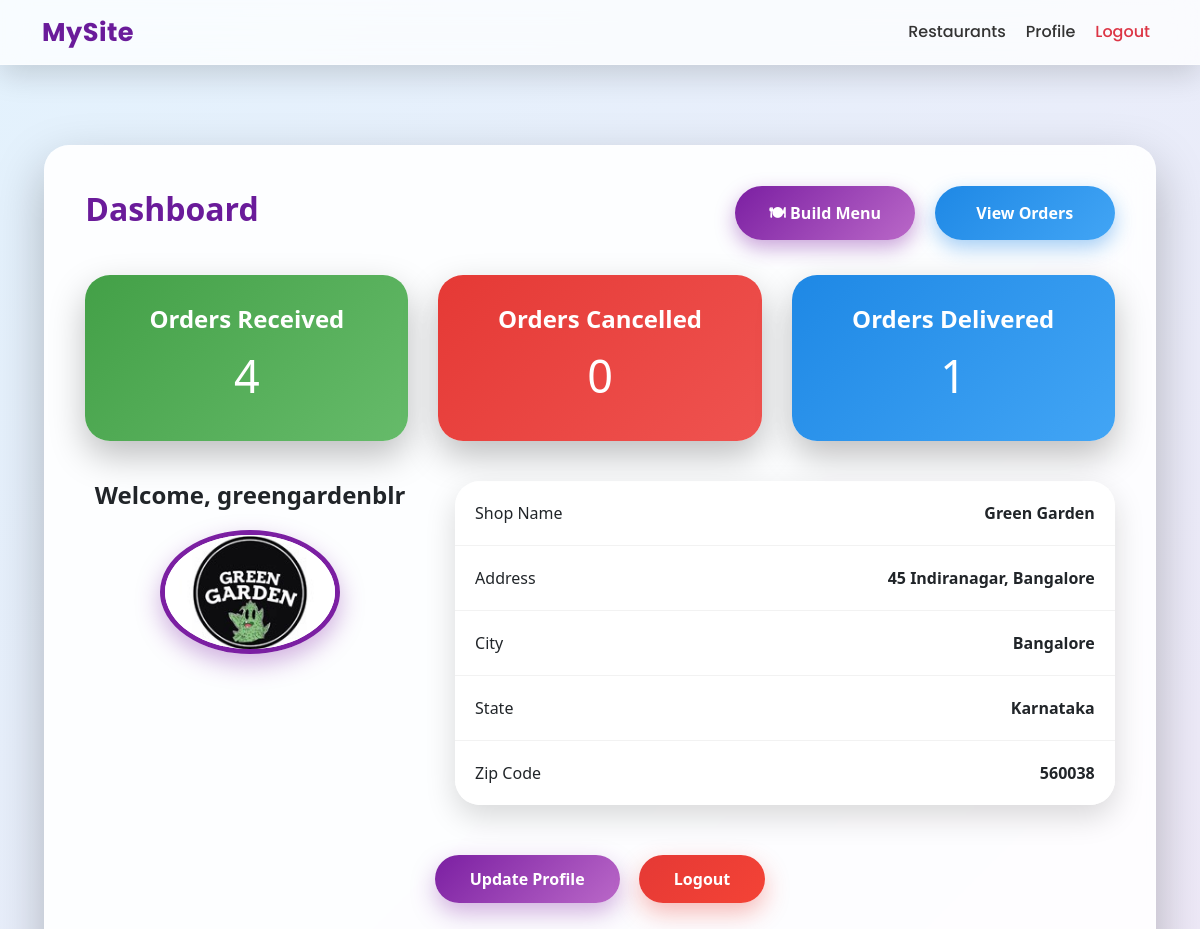
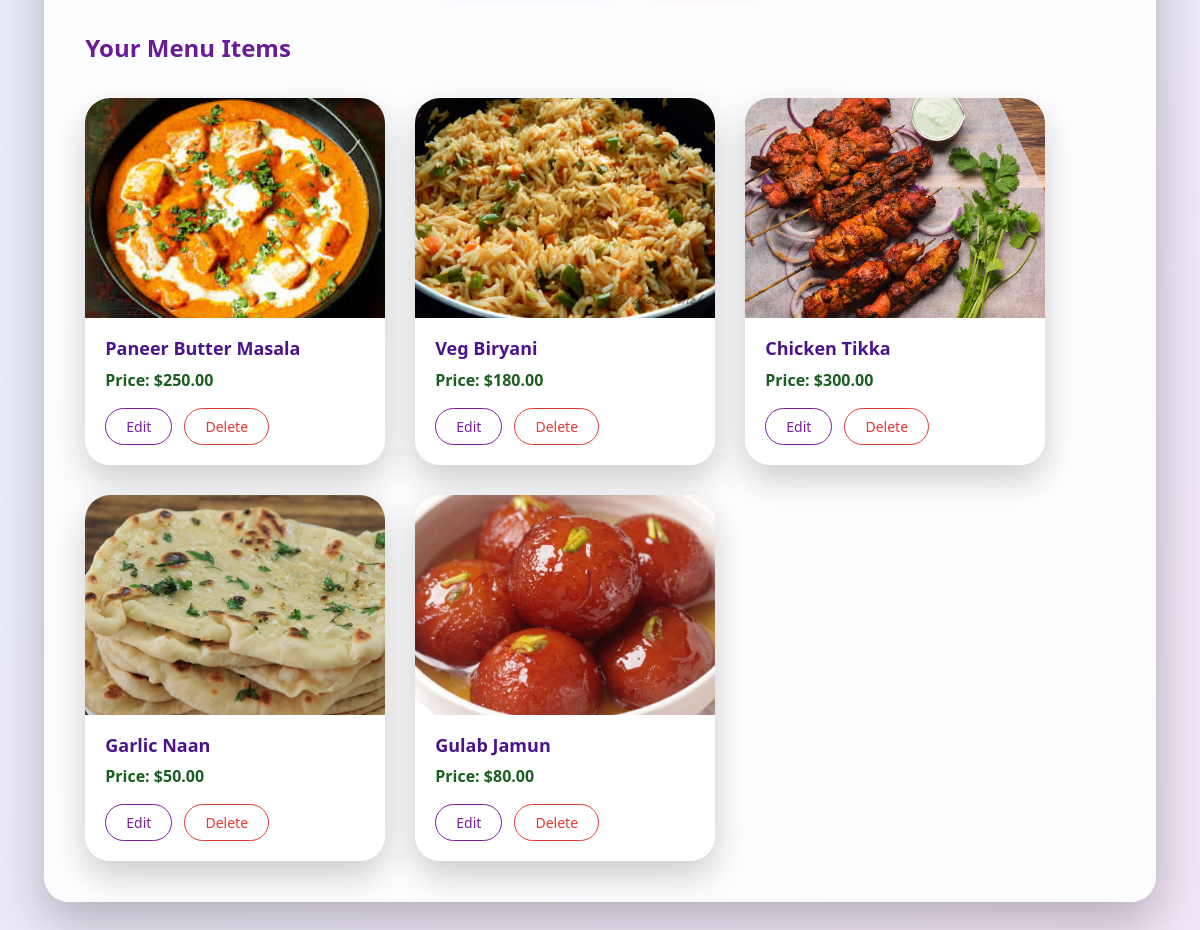
Page /dashboard/ (signed in) on the committed database (2 pictures, top to bottom).
### venderapp/models.py (models this page shows, shortened)
class Multivendors(models.Model):
    user = models.OneToOneField(User, on_delete=models.CASCADE)
    restaurant_name = models.CharField(max_length=20)
    address = models.TextField()
    city = models.CharField(max_length=50)
    state = models.CharField(max_length=50)
    zip_code = models.CharField(max_length=10)
    restaurant_lic = models.ImageField(upload_to="licence_pic/", blank=True, null=True)
    restaurant_img = models.ImageField(upload_to="restaurant_pic/", blank=True, null=True)
    user_type = models.CharField(max_length=100, default='vendor', editable=False)
    is_approved = models.BooleanField(default=False)
    franchise = models.BooleanField(default=False)

class MenuBuild(models.Model):
    vendor = models.ForeignKey(Multivendors, on_delete=models.CASCADE, related_name="menu_items")  # link to vendor
    food_name = models.CharField(max_length=50)
    price = models.DecimalField(max_digits=10, decimal_places=2)
    food_img = models.ImageField(upload_to="food_img/", blank=True, null=True)

### shoppingapp/views.py (the view)
# urls.py: path("dashboard/", views.dashboard, name="dashboard"),
@login_required(login_url='login')
def dashboard(request):
    user = request.user
    context = {}
    if hasattr(user, "multivendors"):
        multivendors = user.multivendors
        context['user_type'] = 'vendor'
        context['multivendors'] = multivendors
        context['menu_items'] = MenuBuild.objects.filter(
            vendor=multivendors
        )
        context['received_orders_count'] = Order.objects.filter(
            status='received'
        ).count()
        context['cancelled_orders_count'] = Order.objects.filter(
            status='cancelled'
        ).count()
        context['delivered_orders_count'] = Order.objects.filter(
            status='delivered'
        ).count()
    elif hasattr(user, "registrationdetails"):
        customer = user.registrationdetails
        context['user_type'] = 'customer'
        context['customer'] = customer
    else:
        context['user_type'] = 'unknown'
    return render(request, "dashboard.html", context)

### venderapp/context_processors.py (called while the page is built)
def user_type_processor(request):
    user = request.user
    if user.is_authenticated:
        if hasattr(user, "multivendors"):
            user_type = 'vendor'
        elif hasattr(user, "registrationdetails"):
            user_type = 'customer'
        else:
            user_type = 'unknown'
    else:
        user_type = 'anonymous'
    return {'user_type': user_type}

### templates/dashboard.html (shortened to what this page needs)
{% extends 'base.html' %}
{% load static %}
{% block content %}
<div style="
    width: 95%;
    margin: 50px auto;
    padding: 40px;
    border-radius: 25px;
    background: rgba(255,255,255,0.9);
    backdrop-filter: blur(20px);
    box-shadow: 0 20px 50px rgba(0,0,0,0.25);
    border: 1px solid rgba(255,255,255,0.3);
    min-height: 90vh;
    font-family: 'Segoe UI', Tahoma, Geneva, Verdana, sans-serif;
">
    <div style="display: flex; justify-content: space-between; align-items: center; flex-wrap: wrap; margin-bottom: 35px;">
        <h2 style="color: #6a1b9a; font-weight: 800; font-size: 32px;">Dashboard</h2>
        <div style="display:flex; gap:20px; flex-wrap:wrap;">
            {% if user_type == "vendor" and multivendors and multivendors.is_approved %}
            <a href="{% url 'add_menu' multivendors.id %}" style="
                flex: 1;
                min-width: 180px;
                text-align: center;
                background: linear-gradient(135deg, #7b1fa2, #ba68c8);
                color: #fff;
                padding: 15px 30px;
                border-radius: 50px;
                font-weight: 700;
                text-decoration: none;
                box-shadow: 0 8px 20px rgba(123,31,162,0.4);
                transition: 0.3s;
            " onmouseover="this.style.opacity='0.95'; this.style.transform='translateY(-3px)';"
                onmouseout="this.style.opacity='1'; this.style.transform='translateY(0)';">
                🍽 Build Menu
            </a>
            <a href="{% url 'vendor_orders' %}" style="
                flex: 1;
                min-width: 180px;
                text-align: center;
                background: linear-gradient(135deg, #1e88e5, #42a5f5);
                color: #fff;
                padding: 15px 30px;
                border-radius: 50px;
                font-weight: 700;
                text-decoration: none;
                box-shadow: 0 8px 20px rgba(30,136,229,0.4);
                transition: 0.3s;
            " onmouseover="this.style.opacity='0.95'; this.style.transform='translateY(-3px)';"
                onmouseout="this.style.opacity='1'; this.style.transform='translateY(0)';">
                View Orders
            </a>
            {% endif %}
        </div>
    </div>
    {% if user_type == "vendor" %}
    <div style="display:flex; gap:30px; flex-wrap:wrap; margin-bottom:40px;">
        <div style="
            flex:1;
            min-width:250px;
            background:linear-gradient(135deg,#43a047,#66bb6a);
            color:#fff;
            padding:30px;
            border-radius:25px;
            box-shadow:0 15px 35px rgba(0,0,0,0.25);
            text-align:center;
            transition: 0.3s;
        " onmouseover="this.style.transform='translateY(-5px)'; this.style.boxShadow='0 20px 50px rgba(0,0,0,0.35)';"
            onmouseout="this.style.transform='translateY(0)'; this.style.boxShadow='0 15px 35px rgba(0,0,0,0.25)';">
            <h4 style="margin:0; font-weight:700;">Orders Received</h4>
            <h2 style="margin-top:15px; font-size:45px;">{{ received_orders_count|default:"0" }}</h2>
        </div>
        <div style="
            flex:1;
            min-width:250px;
            background:linear-gradient(135deg,#e53935,#ef5350);
            color:#fff;
            padding:30px;
            border-radius:25px;
            box-shadow:0 15px 35px rgba(0,0,0,0.25);
            text-align:center;
            transition: 0.3s;
        " onmouseover="this.style.transform='translateY(-5px)'; this.style.boxShadow='0 20px 50px rgba(0,0,0,0.35)';"
            onmouseout="this.style.transform='translateY(0)'; this.style.boxShadow='0 15px 35px rgba(0,0,0,0.25)';">
            <h4 style="margin:0; font-weight:700;">Orders Cancelled</h4>
            <h2 style="margin-top:15px; font-size:45px;">{{ cancelled_orders_count|default:"0" }}</h2>
        </div>
        <div style="
            flex:1;
            min-width:250px;
            background:linear-gradient(135deg,#1e88e5,#42a5f5);
            color:#fff;
            padding:30px;
            border-radius:25px;
            box-shadow:0 15px 35px rgba(0,0,0,0.25);
            text-align:center;
            transition: 0.3s;
        " onmouseover="this.style.transform='translateY(-5px)'; this.style.boxShadow='0 20px 50px rgba(0,0,0,0.35)';"
            onmouseout="this.style.transform='translateY(0)'; this.style.boxShadow='0 15px 35px rgba(0,0,0,0.25)';">
            <h4 style="margin:0; font-weight:700;">Orders Delivered</h4>
            <h2 style="margin-top:15px; font-size:45px;">{{ delivered_orders_count|default:"0" }}</h2>
        </div>
    </div>
    {% endif %}
    <div style="display:flex; flex-wrap:wrap; gap:40px; align-items:flex-start;">
        <div style="flex:1; min-width:280px; text-align:center;">
            <h4 style="margin-bottom:20px; font-weight:700;">Welcome, {{ user.username }}</h4>
            {% if user_type == "vendor" and multivendors and multivendors.restaurant_img %}
            <img src="{{ multivendors.restaurant_img.url }}" style="
                width:180px;
                border-radius:50%;
                border:5px solid #7b1fa2;
                box-shadow:0 10px 25px rgba(123,31,162,0.35);
            ">
            {% endif %}
        </div>
        <div style="flex:2; min-width:300px;">
            <ul style="
                list-style:none;
                padding:0;
                margin:0;
                background: rgba(255,255,255,0.95);
                border-radius:25px;
                box-shadow:0 12px 30px rgba(0,0,0,0.15);
                overflow:hidden;
            ">
                {% if user_type == "vendor" and multivendors %}
                <li style="display:flex; justify-content: space-between; padding:20px; border-bottom:1px solid rgba(0,0,0,0.05);">
                    <span>Shop Name</span> <strong>{{ multivendors.restaurant_name|default:"N/A" }}</strong>
                </li>
                <li style="display:flex; justify-content: space-between; padding:20px; border-bottom:1px solid rgba(0,0,0,0.05);">
                    <span>Address</span> <strong>{{ multivendors.address|default:"N/A" }}</strong>
                </li>
                <li style="display:flex; justify-content: space-between; padding:20px; border-bottom:1px solid rgba(0,0,0,0.05);">
                    <span>City</span> <strong>{{ multivendors.city|default:"N/A" }}</strong>
                </li>
                <li style="display:flex; justify-content: space-between; padding:20px; border-bottom:1px solid rgba(0,0,0,0.05);">
                    <span>State</span> <strong>{{ multivendors.state|default:"N/A" }}</strong>
                </li>
                <li style="display:flex; justify-content: space-between; padding:20px;">
                    <span>Zip Code</span> <strong>{{ multivendors.zip_code|default:"N/A" }}</strong>
                </li>
                {% else %}
                <li style="text-align:center; padding:20px; color:#999;">No details available.</li>
                {% endif %}
            </ul>
        </div>
    </div>
    <div style="text-align:center; margin-top:50px;">
        <a href="{% url 'update_details' %}" style="
            display:inline-block;
            margin-right:15px;
            background: linear-gradient(135deg, #7b1fa2, #ba68c8);
            color:#fff;
            padding:12px 35px;
            border-radius:50px;
            font-weight:700;
            text-decoration:none;
            box-shadow:0 10px 25px rgba(123,31,162,0.35);
            transition:0.3s;
        " onmouseover="this.style.opacity='0.95'; this.style.transform='translateY(-3px)';"
            onmouseout="this.style.opacity='1'; this.style.transform='translateY(0)';">
            Update Profile
        </a>
        <a href="{% url 'logout' %}" style="
            display:inline-block;
            background: linear-gradient(135deg, #e53935, #f44336);
            color:#fff;
            padding:12px 35px;
            border-radius:50px;
            font-weight:700;
            text-decoration:none;
            box-shadow:0 10px 25px rgba(229,57,53,0.35);
            transition:0.3s;
        " onmouseover="this.style.opacity='0.95'; this.style.transform='translateY(-3px)';"
            onmouseout="this.style.opacity='1'; this.style.transform='translateY(0)';">
            Logout
        </a>
    </div>
    {% if user_type == "vendor" %}
    <div style="margin-top:60px;">
        <h4 style="color:#6a1b9a; font-weight:800; margin-bottom:35px;">Your Menu Items</h4>
        {% if menu_items %}
        <div style="display:flex; flex-wrap:wrap; gap:30px; justify-content:flex-start;">
            {% for item in menu_items %}
            <div style="width:300px;">
                <div style="
                    background: rgba(255,255,255,0.95);
                    border-radius:25px;
                    overflow:hidden;
                    box-shadow:0 15px 35px rgba(0,0,0,0.2);
                    transition:0.3s;
                " onmouseover="this.style.transform='translateY(-7px)'; this.style.boxShadow='0 20px 50px rgba(0,0,0,0.3)';"
                    onmouseout="this.style.transform='translateY(0)'; this.style.boxShadow='0 15px 35px rgba(0,0,0,0.2)';">
                    {% if item.food_img %}
                    <img src="{{ item.food_img.url }}" style="width:100%; height:220px; object-fit:cover;">
                    {% else %}
                    <img src="{% static 'images/food_placeholder.png' %}" style="width:100%; height:220px; object-fit:cover;">
                    {% endif %}
                    <div style="padding:20px;">
                        <h5 style="font-weight:700; color:#4a148c; font-size:18px;">{{ item.food_name }}</h5>
                        <p style="font-weight:600; color:#1b5e20; font-size:16px;">Price: ${{ item.price }}</p>
                        <a href="#" style="
                            display:inline-block;
                            margin-right:8px;
                            padding:7px 20px;
                            border-radius:50px;
                            border:1px solid #7b1fa2;
                            color:#7b1fa2;
                            text-decoration:none;
                            font-size:14px;
                        " onmouseover="this.style.background='#7b1fa2'; this.style.color='#fff';"
                            onmouseout="this.style.background='transparent'; this.style.color='#7b1fa2';">Edit</a>
                        <a href="#" style="
                            display:inline-block;
                            padding:7px 20px;
                            border-radius:50px;
                            border:1px solid #e53935;
                            color:#e53935;
                            text-decoration:none;
                            font-size:14px;
                        " onmouseover="this.style.background='#e53935'; this.style.color='#fff';"
                            onmouseout="this.style.background='transparent'; this.style.color='#e53935';">Delete</a>
                    </div>
                </div>
            </div>
            {% endfor %}
        </div>
        {% else %}
        <p style="color:#999; font-size:16px;">You have not added any food items yet.</p>
        {% endif %}
    </div>
    {% endif %}
</div>
{% endblock %}

### templates/base.html (shortened to what this page needs)
<!DOCTYPE html>
<html lang="en">
{% load static %}
<head>
    <link href="https://cdn.jsdelivr.net/npm/bootstrap@5.3.8/dist/css/bootstrap.min.css" rel="stylesheet">
    <link href="https://cdn.jsdelivr.net/npm/bootstrap-icons@1.11.3/font/bootstrap-icons.css" rel="stylesheet">
</head>
<body>
    <nav class="navbar navbar-expand-lg glass-navbar">
        <div class="container">
            <a class="navbar-brand" href="/">MySite</a>
            <div class="collapse navbar-collapse" id="navbarMenu">
                <ul class="navbar-nav ms-auto align-items-center gap-1">
                    {% if user.is_authenticated %}
                    <li class="nav-item">
                        <a class="nav-link" href="{% url 'vendor_list' %}">Restaurants</a>
                    </li>
                    <li class="nav-item">
                        <a class="nav-link" href="{% url 'dashboard' %}">Profile</a>
                    </li>
                    <li class="nav-item">
                        <a class="nav-link logout text-danger" href="{% url 'logout' %}">Logout</a>
                    </li>
                    {% endif %}
                </ul>
            </div>
        </div>
    </nav>
    <div class="page-wrapper">
        {% block content %}
        {% endblock %}
    </div>
</body>
</html>

### templates/base.html (style rules this page uses)
:root { --primary: #6a1b9a; --accent: #ff5252; --glass-bg: rgba(255, 255, 255, 0.75); --glass-border: rgba(255, 255, 255, 0.4); }
body { min-height: 100vh; font-family: 'Poppins', sans-serif; background: linear-gradient(135deg, #e3f2fd, #f3e5f5); overflow-x: hidden; }
.glass-navbar { position: sticky; top: 0; z-index: 1050; backdrop-filter: blur(14px); background: var(--glass-bg); border-bottom: 1px solid var(--glass-border); box-shadow: 0 10px 30px rgba(0, 0, 0, 0.15); }
.navbar-brand { font-size: 1.6rem; font-weight: 700; color: var(--primary) !important; letter-spacing: 0.5px; }
.nav-link { padding: 10px 18px; border-radius: 12px; font-weight: 500; color: #333; transition: all 0.3s ease; }
.page-wrapper { width: 100%; min-height: calc(100vh - 80px); padding: 30px 15px; }

### rows in the picture
Multivendors: restaurant_img (picture), restaurant_name "Green Garden", address "45 Indiranagar, Bangalore", city "Bangalore", state "Karnataka", zip_code "560038"
MenuBuild: food_img (picture), food_name "Paneer Butter Masala", price "250.00"
MenuBuild: food_img (picture), food_name "Veg Biryani", price "180.00"
MenuBuild: food_img (picture), food_name "Chicken Tikka", price "300.00"
MenuBuild: food_img (picture), food_name "Garlic Naan", price "50.00"
MenuBuild: food_img (picture), food_name "Gulab Jamun", price "80.00"

### other values in the picture
{{ received_orders_count|default:"0" }} "4"
{{ cancelled_orders_count|default:"0" }} "0"
{{ delivered_orders_count|default:"0" }} "1"
{{ user.username }} "greengardenblr"
